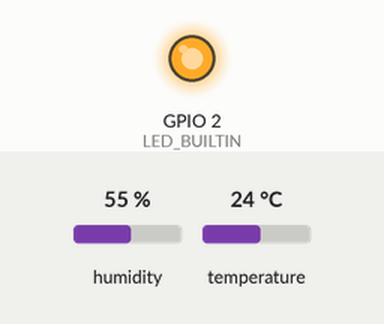
Simulated run of this sketch. Board: ESP8266 (NodeMCU). Parts: output pins drawn as LEDs (lit = HIGH, except the on-board LED, lit = LOW). The inputs (shaded band) are chosen by the test bench; at power-on: humidity 55 %, temperature 24 °C. WiFi joins after 1.5 s; servers stay silent unless stated; network time is answered at once with the bench clock; the local clock reads 2024-03-15 10:24:30 at power-on unless the sketch sets it; random numbers use the default seed unless the sketch sets one; no MQTT or app messages arrive unless stated; what the sketch prints to the serial monitor is not drawn.

Above: at 2.0 s.
At 12.6 s:
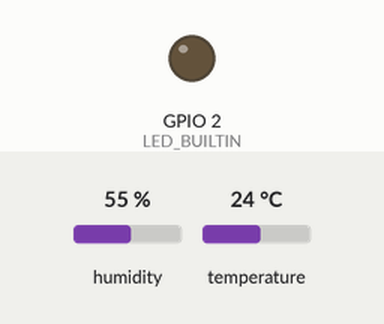
Timing chart, 0 to 29.1 s (numbered marks = the images above):
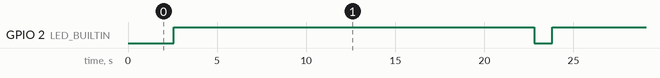

Measured:
- by itself, GPIO 2 (LED_BUILTIN): alternates HIGH for 20.2 s and LOW for 1.0 s

The sketch:

fuenteNODEMCU.ino
```cpp
#include "DHT.h"
#include <ESP8266WiFi.h>
#include <NTPClient.h>
#include <WiFiUdp.h>
#include <PubSubClient.h>

#define DHTTYPE DHT11   // DHT 22  (AM2302), AM2321
#define LED_BUILTIN 2

const char* ssid = "CoopenetFIBRA-6858513";
const char* password = "dni18233328";

//Nombre o IP del servidor mosquitto
const char* mosquitto_user = "";
const char* mosquitto_password = "";
const char* mqtt_server = "192.168.1.17";

WiFiClient espClient;
PubSubClient client(espClient);
long lastMsg = 0;
char msg[500];
int value = 0;

//iniciamos el cliente udp para su uso con el server NTP
WiFiUDP ntpUDP;

// cuando creamos el cliente NTP podemos especificar el servidor al // que nos vamos a conectar en este caso
// 0.south-america.pool.ntp.org SudAmerica
// también podemos especificar el offset en segundos para que nos
// muestre la hora según nuestra zona horaria en este caso
// restamos -10800 segundos ya que estoy en argentina.
// y por ultimo especificamos el intervalo de actualización en
// mili segundos en este caso 6000

NTPClient timeClient(ntpUDP, "0.south-america.pool.ntp.org", -10800, 6000);


const int DHTPin = 14;     // what digital pin we're connected to
DHT dht(DHTPin, DHTTYPE);


void callback(char* topic, byte* payload, unsigned int length) {
  Serial.print("Message arrived [");
  Serial.print(topic);
  Serial.print("] ");
  for (int i = 0; i < length; i++) {
    Serial.print((char)payload[i]);
  }
  Serial.println();

  // Switch on the LED if an 1 was received as first character
  if ((char)payload[0] == '1') {
    digitalWrite(BUILTIN_LED, LOW);   // Turn the LED on (Note that LOW is the voltage level
    // but actually the LED is on; this is because
    // it is active low on the ESP-01)
  } else {
    digitalWrite(BUILTIN_LED, HIGH);  // Turn the LED off by making the voltage HIGH
  }

}

void reconnect() {
  // Loop until we're reconnected
  while (!client.connected()) {
    Serial.print("Attempting MQTT connection...");
    // Create a random client ID
    String clientId = "ESP8266Client-";
    clientId += String(random(0xffff), HEX);
    // Attempt to connect
    if (client.connect(clientId.c_str()),mosquitto_user,mosquitto_password) {
      Serial.println("connected");
      // Once connected, publish an announcement...
      client.publish("outTopic", "hello world");
      // ... and resubscribe
      client.subscribe("inTopic");
    } else {
      Serial.print("failed, rc=");
      Serial.print(client.state());
      Serial.println(" try again in 5 seconds");
      // Wait 5 seconds before retrying
      delay(5000);
    }
  }
}


void setup() {
  Serial.begin(9600);
  Serial.println("DHTxx test!");
  dht.begin();
  pinMode(LED_BUILTIN, OUTPUT);

  WiFi.begin(ssid, password); // nos conectamos al wifi

  // Esperamos hasta que se establezca la conexión wifi
  while ( WiFi.status() != WL_CONNECTED ) {
    delay ( 500 );
    Serial.print ( "." );
  }

  timeClient.begin();


  client.setServer(mqtt_server, 1883);
  client.setCallback(callback);
}
void clima() {
  float h = dht.readHumidity();
  float t = dht.readTemperature();
  if (isnan(h) || isnan(t)) {
    Serial.println("Failed to read from DHT sensor!");
    return;
  }
  timeClient.update(); //sincronizamos con el server NTP

  time_t rawtime = timeClient.getEpochTime();
  struct tm * ti;
  ti = localtime (&rawtime);

  uint16_t year = ti->tm_year + 1900;
  String yearStr = String(year);

  uint8_t month = ti->tm_mon + 1;
  String monthStr = month < 10 ? "0" + String(month) : String(month);

  uint8_t day = ti->tm_mday;
  String dayStr = day < 10 ? "0" + String(day) : String(day);


  Serial.println("{'ano': '" + String(yearStr) + "','mes': '" + String(monthStr) + "','dia': '" + String( dayStr) + "','hora': '" + String( timeClient.getHours()) + "','temp': '" + String(t) + "', 'humidity': '" + String(h) + "', 'location_id': '1'}");

}
void loop() {

 float h = dht.readHumidity();
  float t = dht.readTemperature();
  if (isnan(h) || isnan(t)) {
    Serial.println("Failed to read from DHT sensor!");
    return;
  }
  timeClient.update(); //sincronizamos con el server NTP

  time_t rawtime = timeClient.getEpochTime();
  struct tm * ti;
  ti = localtime (&rawtime);

  uint16_t year = ti->tm_year + 1900;
  String yearStr = String(year);

  uint8_t month = ti->tm_mon + 1;
  String monthStr = month < 10 ? "0" + String(month) : String(month);

  uint8_t day = ti->tm_mday;
  String dayStr = day < 10 ? "0" + String(day) : String(day);


 String msge = "{\"ano\": \"" + String(yearStr) + "\",\"mes\": \"" + String(monthStr) + "\",\"dia\": \"" + String( dayStr) + "\",\"hora\": \"" + String( timeClient.getHours()) + "\",\"temp\": \"" + String(t) + "\", \"humidity\": \"" + String(h) + "\", \"location_id\": \"1\"}";


  char* mensaje;
  int msg_len = msge.length() + 1;
  char msg_array[msg_len];
  msge.toCharArray(msg_array, msg_len);


  // Encender el LED (Está conectado con una resistencia pull-up,
  // por eso se enciende si el pin está a nivel bajo)
  digitalWrite(LED_BUILTIN, LOW);
  delay(1000); // Esperar un segundo
  // Apagar el LED
  digitalWrite(LED_BUILTIN, HIGH);


  // Wait a few seconds between measurements.
  delay(20000);
  clima();

  if (!client.connected()) {
    reconnect();
  }
  client.loop();

  long now = millis();
  if (now - lastMsg > 2000) {
    lastMsg = now;
    ++value;
    Serial.print("Publish message: ");
    Serial.println(msg_array);
    client.publish("clima", msg_array);
  }
}
```
